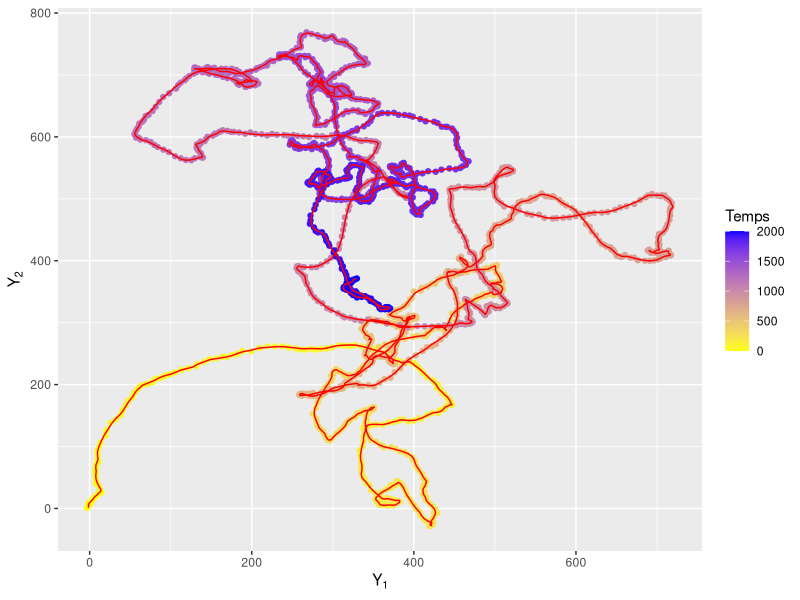

Here is the R script that generated this plot:
## ---- chunk 1
library(tidyverse)
library(mvtnorm)
knitr::opts_chunk$set(echo = F)
## ---- chunk 2
get_partial_iou_parameters <- function(rho, mu, sigma, sigma_obs, dt = 0.01){
  # Recurrent terms
  e_rt <- exp(-rho * dt)
  e_rt_sq <- e_rt^2
  recall  <- 1 - e_rt
  sig2 <- sigma^2
  var_asympt <- 0.5 * sig2 / rho
  var_v <- var_asympt * (1 - e_rt_sq)
  cov_v_z <- var_asympt * (1 - e_rt)^2 / rho
  var_z <- var_asympt / rho * (2 * dt + (-e_rt_sq + 4 * e_rt - 3) / rho)
  m0 <- c(mu, 0, 0)
  m <- c(recall * mu,  (dt - recall / rho)* mu)
  A <- matrix(c(e_rt * 
                  c(1, 0, 0, 0,
                    0, 1, 0, 0),
                recall / rho, 0         , 1, 0,
                0           , recall/rho, 0, 1),
              nrow = 4, ncol = 4, byrow = T)
  B <- matrix(c(var_v  , 0      , cov_v_z, 0      ,
                0      , var_v  , 0      , cov_v_z,
                cov_v_z, 0      , var_z  , 0      ,
                0      , cov_v_z, 0      , var_z),
              nrow = 4, ncol = 4, byrow = T)
  C = matrix(c(0, 0, 1, 0,
               0, 0, 0, 1),
             nrow = 2, ncol = 4, byrow = T)
  D = sigma_obs * diag(1, 2)
  list(dt = dt, m0 = m0, m = m, A = A, B = B, C = C, D = D)
}
## ---- chunk 3
rpiou <- function(n, parametre){
  n <- ceiling(n) # On s'assure que ce soit un entier
  if(n < 1){
    stop("n should be an integer at least equal to 1")
  }
  dim_x <- 4
  dim_y <- 2
  x <- matrix(NA, nrow = dim_x, ncol = n + 1)
  y <- matrix(NA, nrow = dim_y, ncol = n + 1)
  x[, 1] <- parametre$m0 + rmvnorm(1, sigma = parametre$B) # Etat initial
  y[, 1] <- parametre$C %*% x[, 1] + t(rmvnorm(1, sigma = parametre$D))
  for(k in 1:n){
    x[, k + 1] <- parametre$m + parametre$A %*% x[, k] + t(rmvnorm(1, sigma = parametre$B))
    y[, k + 1] <- parametre$C %*% x[, k + 1] + t(rmvnorm(1, sigma = parametre$D))
  }
tibble(t = seq(0, by = parametre$dt, length.out = n + 1), 
         y1 = y[1, ], y2 = y[2, ], 
         v1 = x[1, ], v2 = x[2, ],
         z1 = x[3, ], z2 = x[4, ])
}
## ---- chunk 4
set.seed(333)
par_simu <- get_partial_iou_parameters(rho = 0.1, mu = c(0, 0), 
                                       sigma = sqrt(2), sigma_obs = 1,
                                       dt = 1)
simulation <- rpiou(n = 2000, parametre = par_simu)
## ---- chunk 5
simulation %>% 
  ggplot() +
  geom_path(aes(x = y1, y = y2, color = t)) + 
  geom_point(aes(x = y1, y = y2, color = t)) +
  geom_path(aes(x = z1, y = z2), color = "red") +
  scale_color_gradient(low = "yellow", high = "blue") +
  labs(x = expression(Y[1]),
       y = expression(Y[2]),
       color = "Temps")
